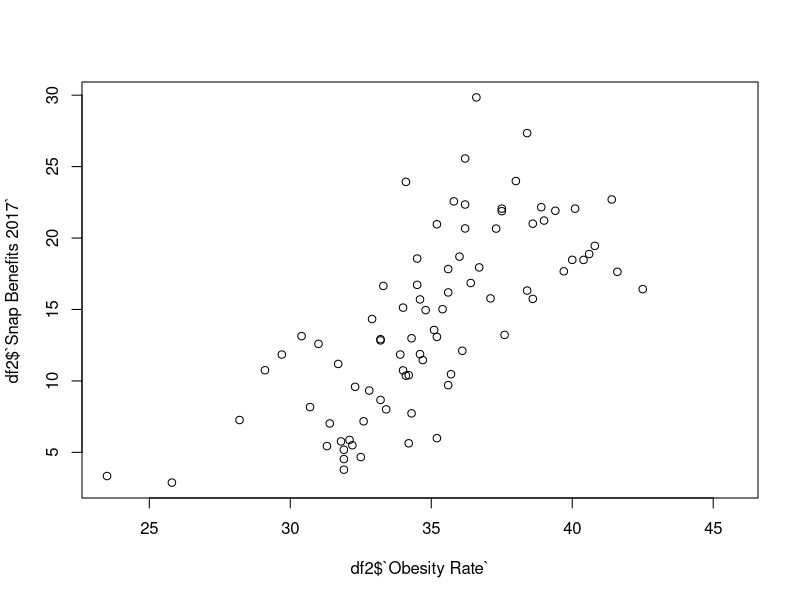
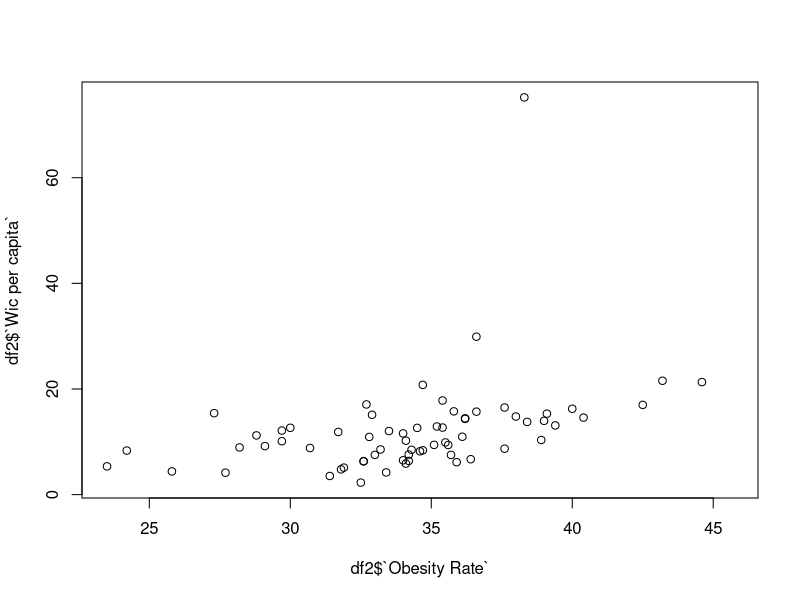
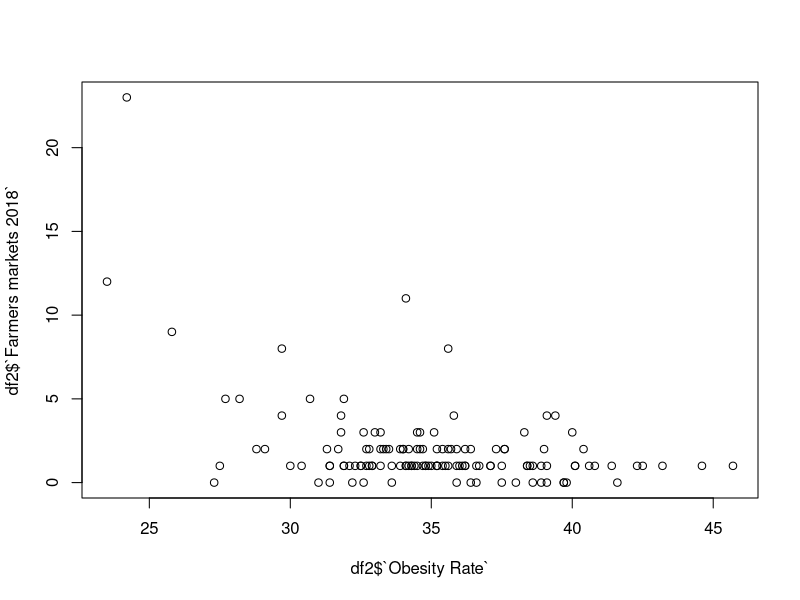

R code for these plots, in order:
library("readxl")

setwd("/Users/gaurav/Documents/Senior Year/Capstone")
df <- read_excel("TestTable1.xlsx")
df


df2 <- df[,-c(2,4,5,6)]
df2

firstlm <- lm(df$`Obesity Rate` ~ df2$`Fast Food 2016` + df2$`Snap Benefits 2017` + df2$`Veg Farms 2012` + df2$`Farmers markets 2018` + df2$`Wic per capita`)
summary(firstlm)

plot(df2$`Obesity Rate`, df2$`Snap Benefits 2017`)
plot(df2$`Obesity Rate`, df2$`Wic per capita`)

plot(df2$`Obesity Rate`, df2$`Farmers markets 2018`)
